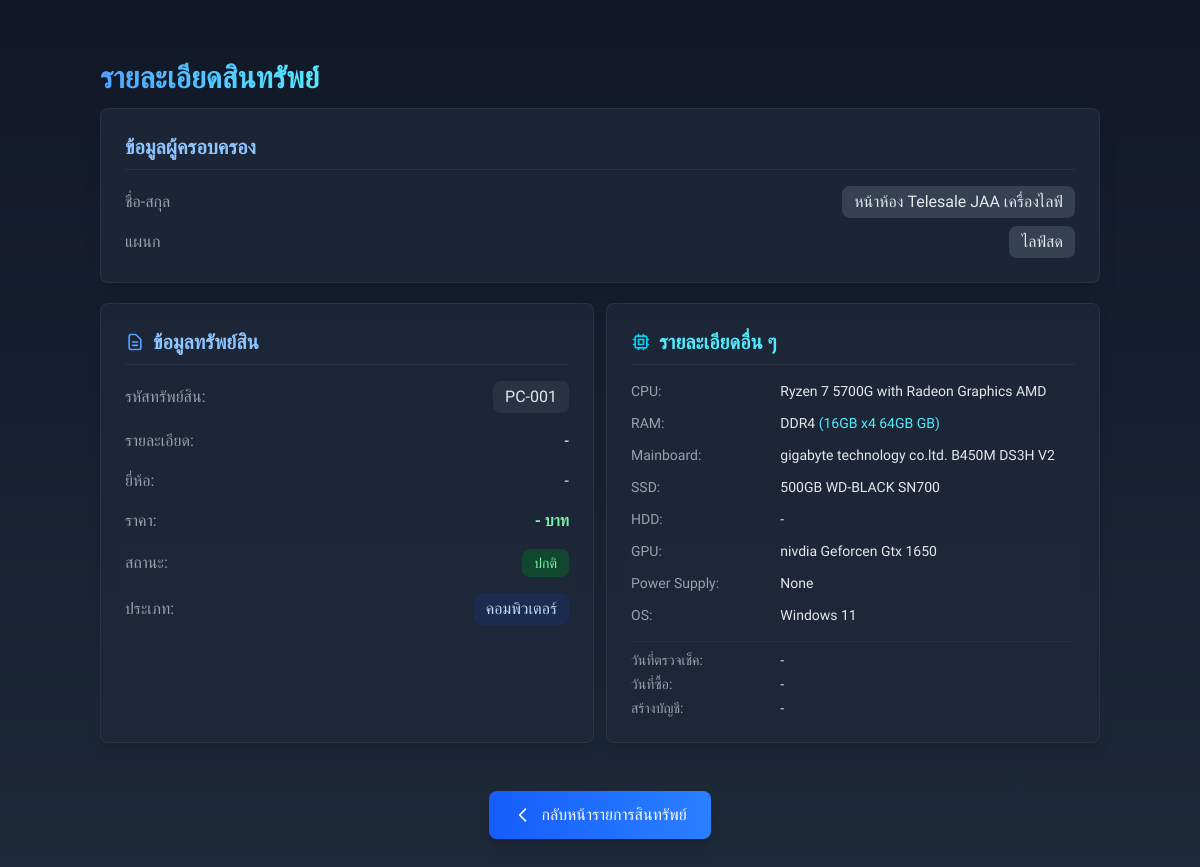
The app's page /assets/view/1 (signed in) with its own data.
### model.py (models this page shows)
class Asset(db.Model):
    __tablename__ = "assets"
    asset_id = db.Column(db.Integer, primary_key=True)
    asset_code = db.Column(db.String, nullable=False)
    name = db.Column(db.String, nullable=True)
    nickname = db.Column(db.String, nullable=True)
    department_id = db.Column(db.Integer, db.ForeignKey('department.department_id'), nullable=False)
    brand = db.Column(db.String, nullable=True)
    model = db.Column(db.String, nullable=True)
    description = db.Column(db.String, nullable=True)
    price = db.Column(db.Float, nullable=True)
    asset_type_id = db.Column(db.Integer, db.ForeignKey('assets_type.type_id'), nullable=False)
    status = db.Column(db.String, nullable=False)
    type = db.Column(db.String, nullable=True)
    cpu_name = db.Column(db.String, nullable=True)
    cpu_type = db.Column(db.String, nullable=True)
    ram = db.Column(db.String, nullable=True)
    ram_memory = db.Column(db.Integer, nullable=True)
    mainboard_name = db.Column(db.String, nullable=True)
    mainboard_model = db.Column(db.String, nullable=True)
    ssd = db.Column(db.String, nullable=True)
    ssd_model = db.Column(db.String, nullable=True)
    hdd = db.Column(db.String, nullable=True)
    hdd_model = db.Column(db.String, nullable=True)
    gpu = db.Column(db.String, nullable=True)
    powersupply = db.Column(db.String, nullable=True)
    os = db.Column(db.String, nullable=True)
    check_date = db.Column(db.DateTime, nullable=True)
    account_create = db.Column(db.String, nullable=True)
    buy_date = db.Column(db.DateTime, nullable=True)
    department = db.relationship('Department', back_populates='assets', lazy=True)
    asset_type = db.relationship('AssetType', back_populates='assets', lazy=True)
    borrows = db.relationship('Borrow', back_populates='asset', lazy=True)

class Department(db.Model):
    __tablename__ = "department"
    department_id = db.Column(db.Integer, primary_key=True)
    name = db.Column(db.String, nullable=False)
    assets = db.relationship('Asset', back_populates='department', lazy=True)
    users = db.relationship('User', back_populates='department', lazy=True)

class AssetType(db.Model):
    __tablename__ = "assets_type"
    type_id = db.Column(db.Integer, primary_key=True)
    name = db.Column(db.String, nullable=False)
    assets = db.relationship('Asset', back_populates='asset_type', lazy=True)

### app.py (the view)
@app.route('/assets/view/<int:asset_id>')
def view_asset(asset_id):
    isPc = False
    if 'user_id' not in session:
        return redirect(url_for('login'))
    asset = db.session.get(Asset, asset_id)
    if not asset:
        return "ไม่พบข้อมูลสินทรัพย์"
    if asset.asset_type_id in [1,2]:
        isPc = True
    return render_template('view_asset.html', asset=asset, isPc=isPc)

### templates/view_asset.html (shortened to what this page needs)
<!DOCTYPE html>
<html lang="th">
  <head>
    <link rel="stylesheet" href="{{ url_for('static', filename='style.css') }}" />
    <script src="https://cdn.jsdelivr.net/npm/@tailwindcss/browser@4"></script>
  </head>
  <body class="bg-gradient-to-b from-gray-900 to-gray-800 text-gray-200 min-h-screen flex flex-col items-center py-10">
    <div class="container mx-auto px-3">
      <div class="flex items-center justify-center sm:justify-normal mb-3 mt-5">
        <h1 class="text-3xl font-bold text-transparent bg-clip-text bg-gradient-to-r from-blue-400 to-cyan-300">รายละเอียดสินทรัพย์</h1>
      </div>
      <div class="grid grid-cols-1">
        <div
          class="bg-gray-800/80 backdrop-blur rounded-lg shadow-xl p-6 border border-gray-700/50 flex flex-col transition-all hover:shadow-blue-900/20 hover:shadow-2xl"
        >
          <h2 class="text-xl font-semibold text-blue-300 mb-4 border-b border-gray-700/50 pb-2 flex items-center">ข้อมูลผู้ครอบครอง</h2>
          <div class="flex-1 text-base">
            <div class="flex justify-between items-center mb-2">
              <span class="font-medium text-gray-400">ชื่อ-สกุล</span>
              <span class="bg-gray-700 px-3 py-1 rounded-lg">{{ asset.name or "-" }} {{asset.nickname or ""}}</span>
            </div>
            <div class="flex justify-between items-center">
              <span class="font-medium text-gray-400">แผนก</span>
              <span class="bg-gray-700 px-3 py-1 rounded-lg">{{ asset.department.name }}</span>
            </div>
          </div>
        </div>
      </div>
      <div class="grid grid-cols-1 sm:grid-cols-2 gap-3 mt-5">
        <div
          class="bg-gray-800/80 backdrop-blur rounded-lg shadow-lg p-6 border border-gray-700/50 flex flex-col transition-all hover:shadow-blue-900/20 hover:shadow-xl"
        >
          <h2 class="text-xl font-semibold text-blue-300 mb-4 border-b border-gray-700/50 pb-2 flex items-center">
            <svg
              xmlns="http://www.w3.org/2000/svg"
              class="h-5 w-5 mr-2 text-blue-400"
              fill="none"
              viewBox="0 0 24 24"
              stroke="currentColor"
            >
              <path
                stroke-linecap="round"
                stroke-linejoin="round"
                stroke-width="2"
                d="M9 12h6m-6 4h6m2 5H7a2 2 0 01-2-2V5a2 2 0 012-2h5.586a1 1 0 01.707.293l5.414 5.414a1 1 0 01.293.707V19a2 2 0 01-2 2z"
              />
            </svg>
            ข้อมูลทรัพย์สิน
          </h2>
          <div class="flex-1 space-y-4 text-base">
            <div class="flex justify-between items-center">
              <span class="font-medium text-gray-400">รหัสทรัพย์สิน:</span>
              <span class="bg-gray-700/50 px-3 py-1 rounded-lg">{{ asset.asset_code }}</span>
            </div>
            <div class="flex justify-between items-center">
              <span class="font-medium text-gray-400">รายละเอียด:</span>
              <span class="text-white">{{ asset.description or  "-" }}</span>
            </div>
            <div class="flex justify-between items-center">
              <span class="font-medium text-gray-400">ยี่ห้อ:</span>
              <span>{{ asset.brand or "-" }}</span>
            </div>
            <div class="flex justify-between items-center">
              <span class="font-medium text-gray-400">ราคา:</span>
              <span class="font-semibold text-green-300">{{ "{:,.2f}".format(asset.price) if asset.price else '-' }} บาท</span>
            </div>
            <div class="flex justify-between items-center">
              <span class="font-medium text-gray-400">สถานะ:</span>
              <span
                class="px-3 py-1 rounded-lg text-sm {% if asset.status == 'ปกติ' %} bg-green-900/70 text-green-300 {% elif asset.status == 'เสีย' %} bg-gray-700/70 text-gray-300 {% elif asset.status == 'สำรอง' %} bg-yellow-800/70 text-yellow-300 {% elif asset.status == 'หาไม่เจอ' %} bg-red-900/70 text-red-300 {% else %} bg-gray-700/70 text-gray-400 {% endif %}"
              >
                {{ asset.status }}
              </span>
            </div>
            <div class="flex justify-between items-center">
              <span class="font-medium text-gray-400">ประเภท:</span>
              <span class="bg-blue-900/30 px-3 py-1 rounded-lg text-blue-200"
                >{{ asset.asset_type.name if asset.asset_type else '-' }}</span
              >
            </div>
          </div>
        </div>
         {% if isPc %}
         <div
           class="bg-gray-800/80 backdrop-blur rounded-lg shadow-lg p-6 border border-gray-700/50 flex flex-col transition-all hover:shadow-cyan-900/20 hover:shadow-xl"
         >
           <h2 class="text-xl font-semibold text-cyan-300 mb-4 border-b border-gray-700/50 pb-2 flex items-center">
             รายละเอียดอื่น ๆ
           </h2>
           <div class="flex-1 space-y-3 text-sm">
             <div class="grid grid-cols-3 gap-1">
               <span class="font-medium text-gray-400 col-span-1">CPU:</span>
               <span class="col-span-2">{{ asset.cpu_name }} {{ asset.cpu_type }}</span>
             </div>
             <div class="grid grid-cols-3 gap-1">
               <span class="font-medium text-gray-400 col-span-1">RAM:</span>
               <span class="col-span-2">{{ asset.ram }} <span class="text-cyan-300">({{ asset.ram_memory }} GB)</span></span>
             </div>
             <div class="grid grid-cols-3 gap-1">
               <span class="font-medium text-gray-400 col-span-1">Mainboard:</span>
               <span class="col-span-2">{{ asset.mainboard_name }} {{ asset.mainboard_model }}</span>
             </div>
             <div class="grid grid-cols-3 gap-1">
               <span class="font-medium text-gray-400 col-span-1">SSD:</span>
               <span class="col-span-2">{{ asset.ssd }} {{ asset.ssd_model }}</span>
             </div>
             <div class="grid grid-cols-3 gap-1">
               <span class="font-medium text-gray-400 col-span-1">HDD:</span>
               <span class="col-span-2">{{ asset.hdd or "-" }} {{ asset.hdd_model  or ""}}</span>
             </div>
             <div class="grid grid-cols-3 gap-1">
               <span class="font-medium text-gray-400 col-span-1">GPU:</span>
               <span class="col-span-2">{{ asset.gpu }}</span>
             </div>
             <div class="grid grid-cols-3 gap-1">
               <span class="font-medium text-gray-400 col-span-1">Power Supply:</span>
               <span class="col-span-2">{{ asset.powersupply }}</span>
             </div>
             <div class="grid grid-cols-3 gap-1">
               <span class="font-medium text-gray-400 col-span-1">OS:</span>
               <span class="col-span-2">{{ asset.os }}</span>
             </div>
             <div class="mt-4 pt-2 border-t border-gray-700/30">
               <div class="grid grid-cols-3 gap-1 mb-1">
                 <span class="font-medium text-gray-400 col-span-1">วันที่ตรวจเช็ค:</span>
                 <span class="col-span-2">{{ asset.check_date.strftime("%d/%m/%Y") if asset.check_date else '-' }}</span>
               </div>
               <div class="grid grid-cols-3 gap-1 mb-1">
                 <span class="font-medium text-gray-400 col-span-1">วันที่ซื้อ:</span>
                 <span class="col-span-2">{{ asset.buy_date.strftime("%d/%m/%Y") if asset.buy_date else '-' }}</span>
               </div>
               <div class="grid grid-cols-3 gap-1">
                 <span class="font-medium text-gray-400 col-span-1">สร้างบัญชี:</span>
                 <span class="col-span-2">{{ asset.account_create or "-" }}</span>
               </div>
             </div>
           </div>
         </div>
       {% endif %}
      </div>
      <div class="mt-12 text-center">
        <button
          onclick="history.back()"
          class="inline-flex items-center px-6 py-3 bg-gradient-to-r from-blue-600 to-blue-500 text-white rounded-lg hover:from-blue-500 hover:to-blue-400 transition-all duration-300 shadow-lg hover:shadow-blue-800/30"
        >
          <svg xmlns="http://www.w3.org/2000/svg" class="h-5 w-5 mr-2" fill="none" viewBox="0 0 24 24" stroke="currentColor">
            <path stroke-linecap="round" stroke-linejoin="round" stroke-width="2" d="M15 19l-7-7 7-7" />
          </svg>
          กลับหน้ารายการสินทรัพย์
        </button>
      </div>
    </div>
  </body>
</html>

### static/style.css (style rules this page uses)
body { margin: 0; font-family: "Prompt", sans-serif; background-color: #0f1524; }

### records on screen
Asset: name "หน้าห้อง Telesale JAA", nickname "เครื่องไลฟ์", asset_code "PC-001", description "-", brand "-", price "-", status "ปกติ", cpu_name "Ryzen 7 5700G with Radeon Graphics", cpu_type "AMD", ram "DDR4", ram_memory "16GB x4 64GB", mainboard_name "gigabyte technology co.ltd.", mainboard_model "B450M DS3H V2", ssd "500GB", ssd_model "WD-BLACK SN700", hdd "-", gpu "nivdia Geforcen Gtx 1650", powersupply "None", os "Windows 11", check_date "-", buy_date "-", account_create "-"
Department: department.name "ไลฟ์สด"
AssetType: asset_type "คอมพิวเตอร์"
